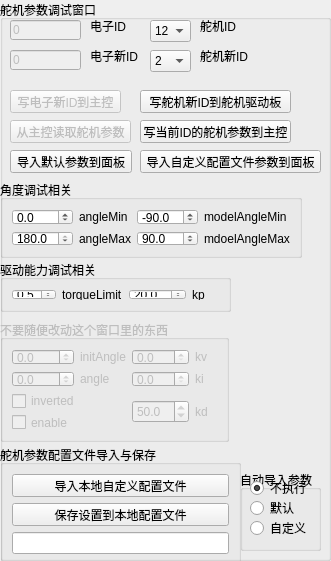
   <widget class="QGroupBox" name="groupBox_5">
    <property name="geometry">
     <rect>
      <x>490</x>
      <y>130</y>
      <width>331</width>
      <height>561</height>
     </rect>
    </property>
    <property name="title">
     <string>舵机参数调试窗口</string>
    </property>
    <widget class="QLabel" name="label_14">
     <property name="geometry">
      <rect>
       <x>90</x>
       <y>20</y>
       <width>54</width>
       <height>12</height>
      </rect>
     </property>
     <property name="text">
      <string>电子ID</string>
     </property>
    </widget>
    <widget class="QComboBox" name="jointIdCb">
     <property name="geometry">
      <rect>
       <x>150</x>
       <y>20</y>
       <width>41</width>
       <height>22</height>
      </rect>
     </property>
     <property name="currentText">
      <string>12</string>
     </property>
     <property name="currentIndex">
      <number>6</number>
     </property>
     <property name="maxCount">
      <number>2147483647</number>
     </property>
     <property name="modelColumn">
      <number>0</number>
     </property>
     <item>
      <property name="text">
       <string>0</string>
      </property>
     </item>
     <item>
      <property name="text">
       <string>2</string>
      </property>
     </item>
     <item>
      <property name="text">
       <string>4</string>
      </property>
     </item>
     <item>
      <property name="text">
       <string>6</string>
      </property>
     </item>
     <item>
      <property name="text">
       <string>8</string>
      </property>
     </item>
     <item>
      <property name="text">
       <string>10</string>
      </property>
     </item>
     <item>
      <property name="text">
       <string>12</string>
      </property>
     </item>
    </widget>
    <widget class="QLineEdit" name="writeElectronBotIdEdit">
     <property name="enabled">
      <bool>false</bool>
     </property>
     <property name="geometry">
      <rect>
       <x>10</x>
       <y>50</y>
       <width>71</width>
       <height>20</height>
      </rect>
     </property>
     <property name="text">
      <string>0</string>
     </property>
    </widget>
    <widget class="QPushButton" name="writeJointStatus">
     <property name="geometry">
      <rect>
       <x>140</x>
       <y>120</y>
       <width>151</width>
       <height>23</height>
      </rect>
     </property>
     <property name="text">
      <string>写当前ID的舵机参数到主控</string>
     </property>
    </widget>
    <widget class="QPushButton" name="writeJointIdBt">
     <property name="geometry">
      <rect>
       <x>140</x>
       <y>90</y>
       <width>151</width>
       <height>23</height>
      </rect>
     </property>
     <property name="text">
      <string>写舵机新ID到舵机驱动板</string>
     </property>
    </widget>
    <widget class="QLineEdit" name="ElectronBotIdEdit">
     <property name="enabled">
      <bool>false</bool>
     </property>
     <property name="geometry">
      <rect>
       <x>10</x>
       <y>20</y>
       <width>71</width>
       <height>20</height>
      </rect>
     </property>
     <property name="inputMask">
      <string/>
     </property>
     <property name="text">
      <string>0</string>
     </property>
    </widget>
    <widget class="QPushButton" name="writeElectronBotIdBt">
     <property name="enabled">
      <bool>false</bool>
     </property>
     <property name="geometry">
      <rect>
       <x>10</x>
       <y>90</y>
       <width>111</width>
       <height>23</height>
      </rect>
     </property>
     <property name="text">
      <string>写电子新ID到主控</string>
     </property>
    </widget>
    <widget class="QLabel" name="label">
     <property name="geometry">
      <rect>
       <x>200</x>
       <y>20</y>
       <width>54</width>
       <height>12</height>
      </rect>
     </property>
     <property name="text">
      <string>舵机ID</string>
     </property>
    </widget>
    <widget class="QComboBox" name="writeJointIdCb">
     <property name="geometry">
      <rect>
       <x>150</x>
       <y>50</y>
       <width>41</width>
       <height>22</height>
      </rect>
     </property>
     <item>
      <property name="text">
       <string>2</string>
      </property>
     </item>
     <item>
      <property name="text">
       <string>4</string>
      </property>
     </item>
     <item>
      <property name="text">
       <string>6</string>
      </property>
     </item>
     <item>
      <property name="text">
       <string>8</string>
      </property>
     </item>
     <item>
      <property name="text">
       <string>10</string>
      </property>
     </item>
     <item>
      <property name="text">
       <string>12</string>
      </property>
     </item>
    </widget>
    <widget class="QGroupBox" name="groupBox_9">
     <property name="enabled">
      <bool>false</bool>
     </property>
     <property name="geometry">
      <rect>
       <x>0</x>
       <y>320</y>
       <width>229</width>
       <height>122</height>
      </rect>
     </property>
     <property name="title">
      <string>不要随便改动这个窗口里的东西</string>
     </property>
     <layout class="QGridLayout" name="gridLayout_4">
      <item row="2" column="0" colspan="2">
       <widget class="QCheckBox" name="invertedCb">
        <property name="text">
         <string>inverted</string>
        </property>
        <property name="checkable">
         <bool>true</bool>
        </property>
        <property name="checked">
         <bool>false</bool>
        </property>
        <property name="tristate">
         <bool>false</bool>
        </property>
       </widget>
      </item>
      <item row="1" column="2">
       <widget class="QDoubleSpinBox" name="kiDsb">
        <property name="decimals">
         <number>1</number>
        </property>
        <property name="maximum">
         <double>100.000000000000000</double>
        </property>
        <property name="singleStep">
         <double>1.000000000000000</double>
        </property>
        <property name="value">
         <double>0.000000000000000</double>
        </property>
       </widget>
      </item>
      <item row="0" column="3">
       <widget class="QLabel" name="label_12">
        <property name="text">
         <string>kv</string>
        </property>
       </widget>
      </item>
      <item row="1" column="1">
       <widget class="QLabel" name="label_9">
        <property name="text">
         <string>angle</string>
        </property>
       </widget>
      </item>
      <item row="0" column="0">
       <widget class="QDoubleSpinBox" name="initAngleDsb">
        <property name="decimals">
         <number>1</number>
        </property>
        <property name="minimum">
         <double>-180.000000000000000</double>
        </property>
        <property name="maximum">
         <double>180.000000000000000</double>
        </property>
        <property name="singleStep">
         <double>1.000000000000000</double>
        </property>
        <property name="value">
         <double>0.000000000000000</double>
        </property>
       </widget>
      </item>
      <item row="1" column="0">
       <widget class="QDoubleSpinBox" name="angleDsb">
        <property name="decimals">
         <number>1</number>
        </property>
        <property name="minimum">
         <double>-180.000000000000000</double>
        </property>
        <property name="maximum">
         <double>180.000000000000000</double>
        </property>
        <property name="singleStep">
         <double>1.000000000000000</double>
        </property>
        <property name="value">
         <double>0.000000000000000</double>
        </property>
       </widget>
      </item>
      <item row="3" column="0">
       <widget class="QCheckBox" name="enableCb">
        <property name="text">
         <string>enable</string>
        </property>
       </widget>
      </item>
      <item row="1" column="3">
       <widget class="QLabel" name="label_11">
        <property name="text">
         <string>ki</string>
        </property>
       </widget>
      </item>
      <item row="0" column="1">
       <widget class="QLabel" name="label_8">
        <property name="text">
         <string>initAngle</string>
        </property>
       </widget>
      </item>
      <item row="0" column="2">
       <widget class="QDoubleSpinBox" name="kvDsb">
        <property name="decimals">
         <number>1</number>
        </property>
        <property name="maximum">
         <double>100.000000000000000</double>
        </property>
        <property name="singleStep">
         <double>1.000000000000000</double>
        </property>
        <property name="value">
         <double>0.000000000000000</double>
        </property>
       </widget>
      </item>
      <item row="2" column="2" rowspan="2">
       <widget class="QDoubleSpinBox" name="kdDsb">
        <property name="decimals">
         <number>1</number>
        </property>
        <property name="maximum">
         <double>100.000000000000000</double>
        </property>
        <property name="singleStep">
         <double>1.000000000000000</double>
        </property>
        <property name="value">
         <double>50.000000000000000</double>
        </property>
       </widget>
      </item>
      <item row="2" column="3" rowspan="2">
       <widget class="QLabel" name="label_13">
        <property name="text">
         <string>kd</string>
        </property>
       </widget>
      </item>
     </layout>
    </widget>
    <widget class="QGroupBox" name="groupBox_12">
     <property name="geometry">
      <rect>
       <x>0</x>
       <y>180</y>
       <width>302</width>
       <height>78</height>
      </rect>
     </property>
     <property name="title">
      <string>角度调试相关</string>
     </property>
     <layout class="QGridLayout" name="gridLayout">
      <item row="0" column="0">
       <widget class="QDoubleSpinBox" name="angleMinDsb">
        <property name="decimals">
         <number>1</number>
        </property>
        <property name="minimum">
         <double>-180.000000000000000</double>
        </property>
        <property name="maximum">
         <double>180.000000000000000</double>
        </property>
        <property name="singleStep">
         <double>1.000000000000000</double>
        </property>
        <property name="value">
         <double>0.000000000000000</double>
        </property>
       </widget>
      </item>
      <item row="0" column="1">
       <widget class="QLabel" name="label_3">
        <property name="text">
         <string>angleMin</string>
        </property>
       </widget>
      </item>
      <item row="0" column="2">
       <widget class="QDoubleSpinBox" name="modelAngleMinDsb">
        <property name="decimals">
         <number>1</number>
        </property>
        <property name="minimum">
         <double>-180.000000000000000</double>
        </property>
        <property name="maximum">
         <double>180.000000000000000</double>
        </property>
        <property name="singleStep">
         <double>1.000000000000000</double>
        </property>
        <property name="value">
         <double>-90.000000000000000</double>
        </property>
       </widget>
      </item>
      <item row="0" column="3">
       <widget class="QLabel" name="label_5">
        <property name="text">
         <string>modelAngleMin</string>
        </property>
       </widget>
      </item>
      <item row="1" column="0">
       <widget class="QDoubleSpinBox" name="angleMaxDsb">
        <property name="decimals">
         <number>1</number>
        </property>
        <property name="minimum">
         <double>-180.000000000000000</double>
        </property>
        <property name="maximum">
         <double>180.000000000000000</double>
        </property>
        <property name="singleStep">
         <double>1.000000000000000</double>
        </property>
        <property name="value">
         <double>180.000000000000000</double>
        </property>
       </widget>
      </item>
      <item row="1" column="1">
       <widget class="QLabel" name="label_4">
        <property name="text">
         <string>angleMax</string>
        </property>
       </widget>
      </item>
      <item row="1" column="2">
       <widget class="QDoubleSpinBox" name="modelAngleMaxDsb">
        <property name="decimals">
         <number>1</number>
        </property>
        <property name="minimum">
         <double>-180.000000000000000</double>
        </property>
        <property name="maximum">
         <double>180.000000000000000</double>
        </property>
        <property name="singleStep">
         <double>1.000000000000000</double>
        </property>
        <property name="value">
         <double>90.000000000000000</double>
        </property>
       </widget>
      </item>
      <item row="1" column="3">
       <widget class="QLabel" name="label_6">
        <property name="text">
         <string>mdoelAngleMax</string>
        </property>
       </widget>
      </item>
     </layout>
    </widget>
    <widget class="QGroupBox" name="groupBox_13">
     <property name="geometry">
      <rect>
       <x>0</x>
       <y>260</y>
       <width>231</width>
       <height>52</height>
      </rect>
     </property>
     <property name="title">
      <string>驱动能力调试相关</string>
     </property>
     <layout class="QGridLayout" name="gridLayout_3">
      <item row="0" column="0">
       <widget class="QDoubleSpinBox" name="torqueLimitDsb">
        <property name="decimals">
         <number>1</number>
        </property>
        <property name="maximum">
         <double>1.000000000000000</double>
        </property>
        <property name="singleStep">
         <double>0.100000000000000</double>
        </property>
        <property name="value">
         <double>0.500000000000000</double>
        </property>
       </widget>
      </item>
      <item row="0" column="1">
       <widget class="QLabel" name="label_2">
        <property name="text">
         <string>torqueLimit</string>
        </property>
       </widget>
      </item>
      <item row="0" column="2">
       <widget class="QDoubleSpinBox" name="kpDsb">
        <property name="decimals">
         <number>1</number>
        </property>
        <property name="maximum">
         <double>100.000000000000000</double>
        </property>
        <property name="singleStep">
         <double>1.000000000000000</double>
        </property>
        <property name="value">
         <double>20.000000000000000</double>
        </property>
       </widget>
      </item>
      <item row="0" column="3">
       <widget class="QLabel" name="label_10">
        <property name="text">
         <string>kp</string>
        </property>
       </widget>
      </item>
     </layout>
    </widget>
    <widget class="QGroupBox" name="groupBox_14">
     <property name="geometry">
      <rect>
       <x>0</x>
       <y>445</y>
       <width>241</width>
       <height>121</height>
      </rect>
     </property>
     <property name="title">
      <string>舵机参数配置文件导入与保存</string>
     </property>
     <layout class="QGridLayout" name="gridLayout_5">
      <item row="2" column="0" colspan="2">
       <widget class="QLineEdit" name="inipathEdit">
        <property name="minimumSize">
         <size>
          <width>200</width>
          <height>0</height>
         </size>
        </property>
        <property name="font">
         <font>
          <pointsize>15</pointsize>
         </font>
        </property>
        <property name="frame">
         <bool>true</bool>
        </property>
        <property name="readOnly">
         <bool>true</bool>
        </property>
       </widget>
      </item>
      <item row="1" column="0" colspan="2">
       <widget class="QPushButton" name="iniSaveBt">
        <property name="minimumSize">
         <size>
          <width>100</width>
          <height>0</height>
         </size>
        </property>
        <property name="font">
         <font>
          <pointsize>9</pointsize>
         </font>
        </property>
        <property name="text">
         <string>保存设置到本地配置文件</string>
        </property>
       </widget>
      </item>
      <item row="0" column="0" colspan="2">
       <widget class="QPushButton" name="iniBt">
        <property name="minimumSize">
         <size>
          <width>100</width>
          <height>0</height>
         </size>
        </property>
        <property name="font">
         <font>
          <pointsize>9</pointsize>
         </font>
        </property>
        <property name="text">
         <string>导入本地自定义配置文件</string>
        </property>
       </widget>
      </item>
     </layout>
    </widget>
    <widget class="QPushButton" name="readJointStatusBt">
     <property name="enabled">
      <bool>false</bool>
     </property>
     <property name="geometry">
      <rect>
       <x>10</x>
       <y>120</y>
       <width>121</width>
       <height>23</height>
      </rect>
     </property>
     <property name="text">
      <string>从主控读取舵机参数</string>
     </property>
    </widget>
    <widget class="QLabel" name="label_39">
     <property name="geometry">
      <rect>
       <x>90</x>
       <y>50</y>
       <width>54</width>
       <height>12</height>
      </rect>
     </property>
     <property name="text">
      <string>电子新ID</string>
     </property>
    </widget>
    <widget class="QLabel" name="label_40">
     <property name="geometry">
      <rect>
       <x>200</x>
       <y>50</y>
       <width>54</width>
       <height>12</height>
      </rect>
     </property>
     <property name="text">
      <string>舵机新ID</string>
     </property>
    </widget>
    <widget class="QPushButton" name="writeJointStatus_2">
     <property name="geometry">
      <rect>
       <x>10</x>
       <y>150</y>
       <width>122</width>
       <height>23</height>
      </rect>
     </property>
     <property name="text">
      <string>导入默认参数到面板</string>
     </property>
    </widget>
    <widget class="QPushButton" name="importIniStatusBt">
     <property name="geometry">
      <rect>
       <x>140</x>
       <y>150</y>
       <width>181</width>
       <height>23</height>
      </rect>
     </property>
     <property name="text">
      <string>导入自定义配置文件参数到面板</string>
     </property>
    </widget>
    <widget class="QGroupBox" name="groupBox_21">
     <property name="geometry">
      <rect>
       <x>240</x>
       <y>470</y>
       <width>81</width>
       <height>81</height>
      </rect>
     </property>
     <property name="title">
      <string>自动导入参数</string>
     </property>
     <widget class="QRadioButton" name="autoImportJointStatusDisableRb">
      <property name="geometry">
       <rect>
        <x>10</x>
        <y>10</y>
        <width>91</width>
        <height>16</height>
       </rect>
      </property>
      <property name="text">
       <string>不执行</string>
      </property>
      <property name="checked">
       <bool>true</bool>
      </property>
     </widget>
     <widget class="QRadioButton" name="autoImportJointStatusFromDefaultRb">
      <property name="geometry">
       <rect>
        <x>10</x>
        <y>30</y>
        <width>121</width>
        <height>16</height>
       </rect>
      </property>
      <property name="text">
       <string>默认</string>
      </property>
     </widget>
     <widget class="QRadioButton" name="autoImportJointStatusRb">
      <property name="geometry">
       <rect>
        <x>10</x>
        <y>50</y>
        <width>121</width>
        <height>16</height>
       </rect>
      </property>
      <property name="text">
       <string>自定义</string>
      </property>
     </widget>
    </widget>
   </widget>
